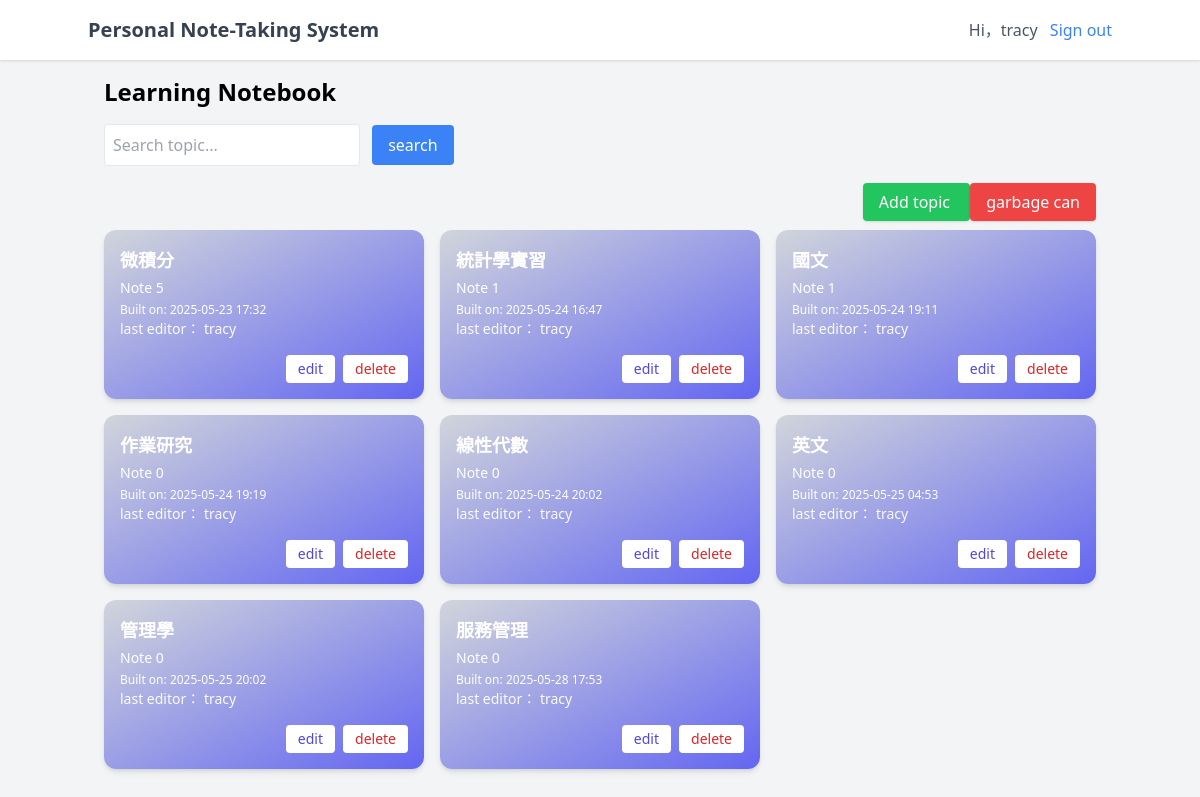
The app's page / (signed in) with its own data.
### notes/models.py (models this page shows, shortened)
class Topic(models.Model):
    name = models.CharField(max_length=100)
    content = models.TextField(blank=True)
    owner = models.ForeignKey(User, on_delete=models.CASCADE)
    created_at = models.DateTimeField(auto_now_add=True)
    deleted = models.BooleanField(default=False)
    category = models.CharField(max_length=100, blank=True)
    deleted_at = models.DateTimeField(null=True, blank=True)
    shared_with = models.ManyToManyField(User, related_name='shared_topics', blank=True)

### notes/views.py (the view, shortened to what this page needs)
# urls.py: path('', views.topic_list, name='topic_list'),
@login_required
def topic_list(request):
    query = request.GET.get('q', '')  # 取得搜尋關鍵字
    topics = Topic.objects.filter(owner=request.user, deleted=False)
    if query:
        topics = topics.filter(Q(name__icontains=query) | Q(content__icontains=query))
    topic_forms = {}
    for topic in topics:
        topic_forms[topic.id] = NoteItemForm()
    context = {
        'topics': topics,
        'topic_form': TopicForm(),
        'note_forms': topic_forms,
        'query': query,
        'not_found': query and not topics.exists(),  # 若查詢有值且找不到資料
    }
    return render(request, 'notes/topic_list.html', context)

### notes/forms.py
class TopicForm(forms.ModelForm):
    class Meta:
        model = Topic
        fields = ['name']

### notes/templates/notes/topic_list.html
{% extends 'base.html' %}
{% block content %}
<h1 class="text-2xl font-bold mb-4">Learning Notebook</h1>
<form method="get" action="{% url 'topic_list' %}" class="mb-6">
  <input type="text" name="q" placeholder="Search topic..." value="{{ request.GET.q }}"
         class="p-2 rounded border w-64">
  <button type="submit" class="ml-2 bg-blue-500 text-white px-4 py-2 rounded">search</button>
</form>
<div class="mb-4 text-right">
  <a href="{% url 'topic_create' %}" class="bg-green-500 hover:bg-green-600 text-white py-2 px-4 rounded shadow">
    Add topic
  </a>
  <a href="{% url 'trash_list' %}" class="bg-red-500 hover:bg-red-600 text-white py-2 px-4 rounded shadow">garbage can</a>
</div>
{% if topics %}
  <div class="grid grid-cols-1 sm:grid-cols-2 md:grid-cols-3 gap-4">
    {% for topic in topics %}
      <div class="bg-gradient-to-br from-gray-300 to-indigo-500 text-white p-4 rounded-xl shadow-md">
        <h3 class="text-lg font-bold">{{ topic.name }}</h3>
        <p class="text-sm mt-1">Note {{ topic.note_items.count }}</p>
        <p class="text-xs mt-1">Built on: {{ topic.created_at|date:"Y-m-d H:i" }}</p>
        <p style="font-size: 14px; color: rgb(252, 251, 251);">
          last editor： {{ user.username }}
        </p>
        <div class="flex justify-end space-x-2 mt-4">
          <a href="{% url 'topic_detail' topic.id %}"
             class="bg-white text-indigo-600 text-sm px-3 py-1 rounded hover:bg-indigo-100">
            edit
          </a>
          <a href="{% url 'topic_delete' topic.id %}"
             class="bg-white text-red-600 text-sm px-3 py-1 rounded hover:bg-red-100">
            delete
          </a>
        </div>
      </div>
    {% endfor %}
  </div>
{% else %}
  <p class="text-gray-500 mt-4">Topic not found</p>
{% endif %}
{% endblock %}

### notes/templates/base.html (shortened to what this page needs)
<!DOCTYPE html>
<html lang="en">
<head>
    <script src="https://cdn.tailwindcss.com"></script>
</head>
<body class="bg-gray-100 min-h-screen font-sans">
    <nav class="bg-white shadow p-4 mb-4">
        <div class="container mx-auto flex justify-between items-center">
            <h1 class="text-xl font-bold text-gray-700">Personal Note-Taking System</h1>
            <div>
                {% if user.is_authenticated %}
                    <span class="mr-2 text-gray-600">Hi，{{ user.username }}</span>
                    <a href="{% url 'logout' %}" class="text-blue-500 hover:underline">Sign out</a>
                {% else %}
                    <a href="{% url 'login' %}" class="text-blue-500 hover:underline mr-2">Log in</a>
                    <a href="{% url 'register' %}" class="text-blue-500 hover:underline">Register</a>
                {% endif %}
            </div>
        </div>
    </nav>
    <div class="container mx-auto px-4">
        {% block content %}
        {% endblock %}
    </div>
</body>
</html>

### records on screen
Topic: name "微積分", note_items.count "5", created_at "2025-05-23 17:32"
Topic: name "統計學實習", note_items.count "1", created_at "2025-05-24 16:47"
Topic: name "國文", note_items.count "1", created_at "2025-05-24 19:11"
Topic: name "作業研究", note_items.count "0", created_at "2025-05-24 19:19"
Topic: name "線性代數", note_items.count "0", created_at "2025-05-24 20:02"
Topic: name "英文", note_items.count "0", created_at "2025-05-25 04:53"
Topic: name "管理學", note_items.count "0", created_at "2025-05-25 20:02"
Topic: name "服務管理", note_items.count "0", created_at "2025-05-28 17:53"

### other values on screen
{{ user.username }} "tracy"
